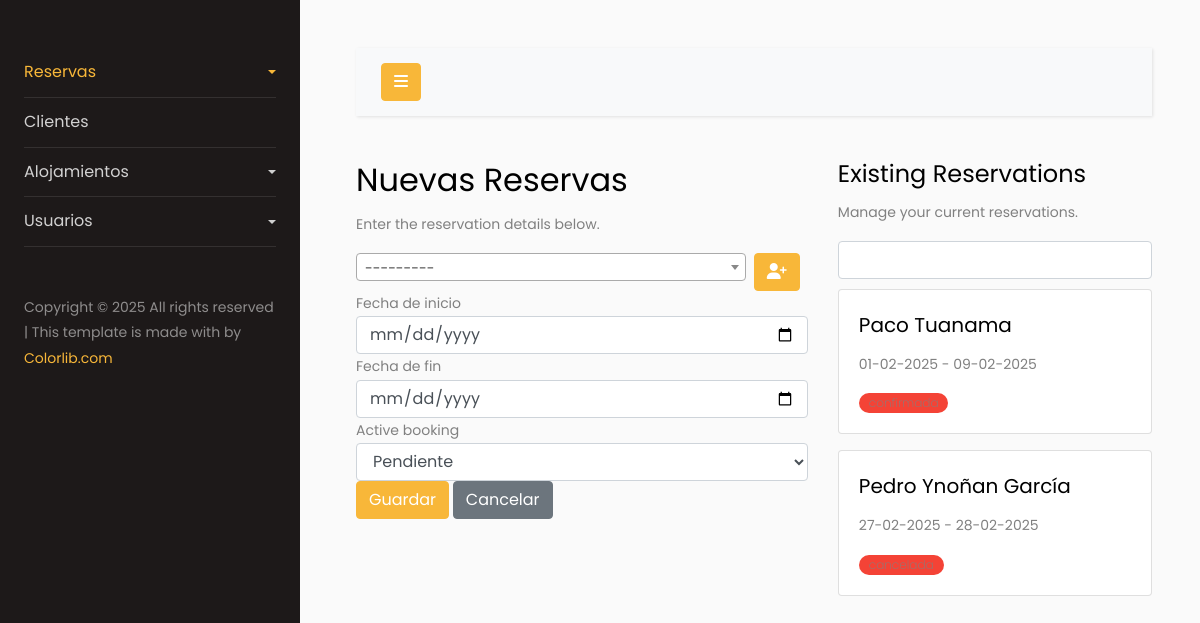
The page /mdreser/nueva-reserva on the database its author committed.
### clientes/models.py (models this page shows)
class ModelsClientes(models.Model):
    name_customer = models.CharField(max_length=100, verbose_name='Nombre Completo')
    last_name_customer = models.CharField(max_length=100, verbose_name='Apellido')
    email_customer = models.EmailField(max_length=100, unique=True, verbose_name='Email')
    phone_customer = models.CharField(max_length=100, verbose_name='Telefono')
    address_customer = models.CharField(max_length=100, verbose_name='Direccion')
    city_customer = models.CharField(max_length=100, verbose_name='Ciudad')
    active_customer = models.BooleanField(verbose_name='Estado', default=True)
    date_create_customer = models.DateTimeField(auto_now_add=True, verbose_name='Fecha de creacion')
    def __str__(self):
        return f"{self.name_customer} {self.last_name_customer}"
    class Meta:
        verbose_name = 'Cliente'
        verbose_name_plural = 'Clientes'
        db_table = 'clientes'

### ReserApp/views.py (the view, shortened to what this page needs)
# urls.py: path('nueva-reserva', ReservasView.as_view(), name='new-reserva'),
class ReservasView(View):
    template_name = 'index-reservas.html'
    def get(self, request, *args, **kwargs):
        word =  request.GET.get('search')
        context = {
            'form': FormularioReserva(),
            'form_customer': ClientesForm(),
            'reservas' :  ModelsReservas.objects.all()
        }
        print(word)
        return render(request, self.template_name, context)

### ReserApp/forms.py
class FormularioReserva(forms.ModelForm):
    class Meta:
        model = ModelsReservas
        fields = '__all__'
        widgets = {
            'date_start' : forms.DateInput(attrs={'type': 'date'}),
            'date_end' : forms.DateInput(attrs={'type': 'date'})
        }
    def __init__(self, *args, **kwargs):
        super().__init__(*args, **kwargs)
        for field_name, field in self.fields.items():
            field.widget.attrs['class'] = 'form-control'
            if field_name == 'customer_selection':
                field.widget.attrs['class'] = 'js-example-basic-single form-control'

### clientes/forms.py
class ClientesForm(ModelForm):
    class Meta:
        model = ModelsClientes
        fields = '__all__'
    def __init__(self, *args, **kwargs):
        super().__init__(*args, **kwargs)
        for field_name, field in self.fields.items():
            field.widget.attrs['class'] = 'form-control'

### ReserApp/templates/index-reservas.html (shortened to what this page needs)
{% extends 'index-intranet.html' %}
{% load static %}
{% block content %}
<div class="row">
  <div class="col-sm-7">
    <h2>Nuevas Reservas</h2>
    <p>Enter the reservation details below.</p>
    <form action="{% url 'ReserApp:new-reserva' %}" method="post">
      <div class="d-flex column-gap">
        <button type="button" class="btn btn-primary" data-bs-toggle="modal" data-bs-target="#myCustomerModal">
          <i class="fa-solid fa-user-plus"></i>
        </button>
      </div>
      <div>
        {{ form.date_start.label }}
        {{ form.date_start }}
      </div>
      <div>
        {{ form.date_end.label }}
        {{ form.date_end }}
      </div>
      <div>
        {{ form.active_booking.label }}
        {{ form.active_booking }}
      </div>
      <button class="btn btn-primary" type="submit">Guardar</button>
      <a href="#" class="btn btn-secondary">Cancelar</a>
    </form>
  </div>
  <div class="col-sm-5">
    <h4>Existing Reservations</h4>
    <p>Manage your current reservations.</p>
    <div>
      <form action="" method="get">
        <input type="search" name="search" id="" class="form-control" style="margin-bottom: 10px;">
      </form>
    </div>
    <div>
      {% for i in reservas %}
      <div class="card text-bg-light mb-3" style="max-width: 100%;">
        <div class="card-body">
          <h5 class="card-title">{{ i.customer_selection }}</h5>
          <p class="card-text">{{ i.date_start|date:'d-m-Y' }} - {{ i.date_end|date:'d-m-Y' }}</p>
          <p class="span-bg-danger">{{ i.active_booking }}</p>
        </div>
      </div>
      {% endfor %}
    </div>
  </div>
</div>
{% endblock %}

### static/css/style-status.css (style rules this page uses)
p.span-bg-danger { background-color: #f44336; width: min-content; margin: 0px; padding: 0px 10px; border-radius: 20px; font: 200 12px/20px 'poppins', sans-serif; }

### rows shown on the page
ModelsClientes: customer_selection "Paco Tuanama"
ModelsClientes: customer_selection "Pedro Ynoñan García"

### other values the page prints
{{ i.date_start|date:'d-m-Y' }} "01-02-2025" "27-02-2025"
{{ i.date_end|date:'d-m-Y' }} "09-02-2025" "28-02-2025"
